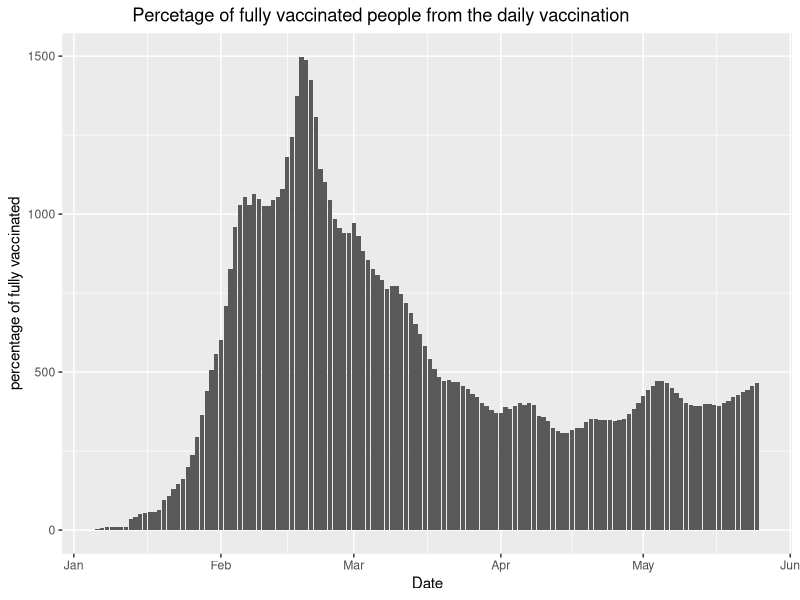

R code for this plot:
## ---- chunk 1
library(tidyverse)
library(dplyr)


# reading the CSV file after placing it in the same directory where getdw() was used to determine the current directory
country_vacc <- read_csv("country_vaccinations.csv") 


## ---- chunk 2

# Creating the first table (table_1)
table_1 <- country_vacc %>%
select (country,iso_code,date,people_vaccinated,daily_vaccinations)

table_1

# Creating the second table (table_2)
table_2 <- country_vacc %>%
select (country,iso_code,date, people_fully_vaccinated) 
table_2
## ---- chunk 3
percent_of_fully_vacc <- table_1 %>%
  left_join(table_2)%>%
  filter(country=="Canada") %>%
  mutate(percent_of_fully_vaccinated_people=people_fully_vaccinated/daily_vaccinations*100)

ggplot(percent_of_fully_vacc,aes(date,percent_of_fully_vaccinated_people))+
  geom_col()+
  labs(title="              Percetage of fully vaccinated people from the daily vaccination",x="Date",y="percentage of fully vaccinated")
 

percent_of_fully_vacc
## ---- chunk 4
Can_vacc <- country_vacc  %>%
full_join(percent_of_fully_vacc)  %>%
filter(country=="Canada") %>%
select(date,daily_vaccinations,vaccines,percent_of_fully_vaccinated_people)%>%
relocate(percent_of_fully_vaccinated_people, .after =daily_vaccinations )
 Can_vacc
## ---- chunk 5
Vaccine_scheme<- country_vacc %>% group_by(vaccines) %>% 
  drop_na() %>% 
  summarise(mean_daily_vacc=mean(daily_vaccinations))%>%
  arrange(desc(mean_daily_vacc))

Vaccine_scheme
## ---- chunk 6
Source<-country_vacc %>% 
  group_by(source_name)  %>% 
  summarize(n=n())  %>% 
  arrange(desc(n))
Source
## ---- chunk 7
monthly_vacc <- country_vacc   %>%
filter(date=="2021-01-31"| date=="2021-02-28"|date=="2021-03-31"|date=="2021-04-30"|date=="2021-05-20") %>%
  select(country,date,total_vaccinations)%>%
  filter(country=="Canada"|country=="Australia" |country=="United Kingdom"|country=="Bahamas")

monthly_vacc_wider <- monthly_vacc %>% drop_na()  %>% 
  pivot_wider(names_from = date,values_from = total_vaccinations)

monthly_vacc
monthly_vacc_wider

## ---- chunk 8
April_vacc <- country_vacc   %>%
filter(date=="2021-04-30") %>%
  select(country,date,total_vaccinations)%>%
  filter(country=="Canada"|country=="Australia" |country=="United Kingdom"|country=="Bahamas"|country=="Hong Kong"|country=="Luxembourg"|country=="Russia"|country=="Scotland"|country=="Switzerland"|country=="United States"|country=="Turkey") %>%
  pivot_wider(names_from = country,values_from = total_vaccinations)


April_vacc_longer <- April_vacc %>%
  pivot_longer(cols="Australia":"United States",names_to = "Country",values_to = "Total_vaccinations") %>%
  replace_na(list(Total_vaccinations=0))

April_vacc
April_vacc_longer
